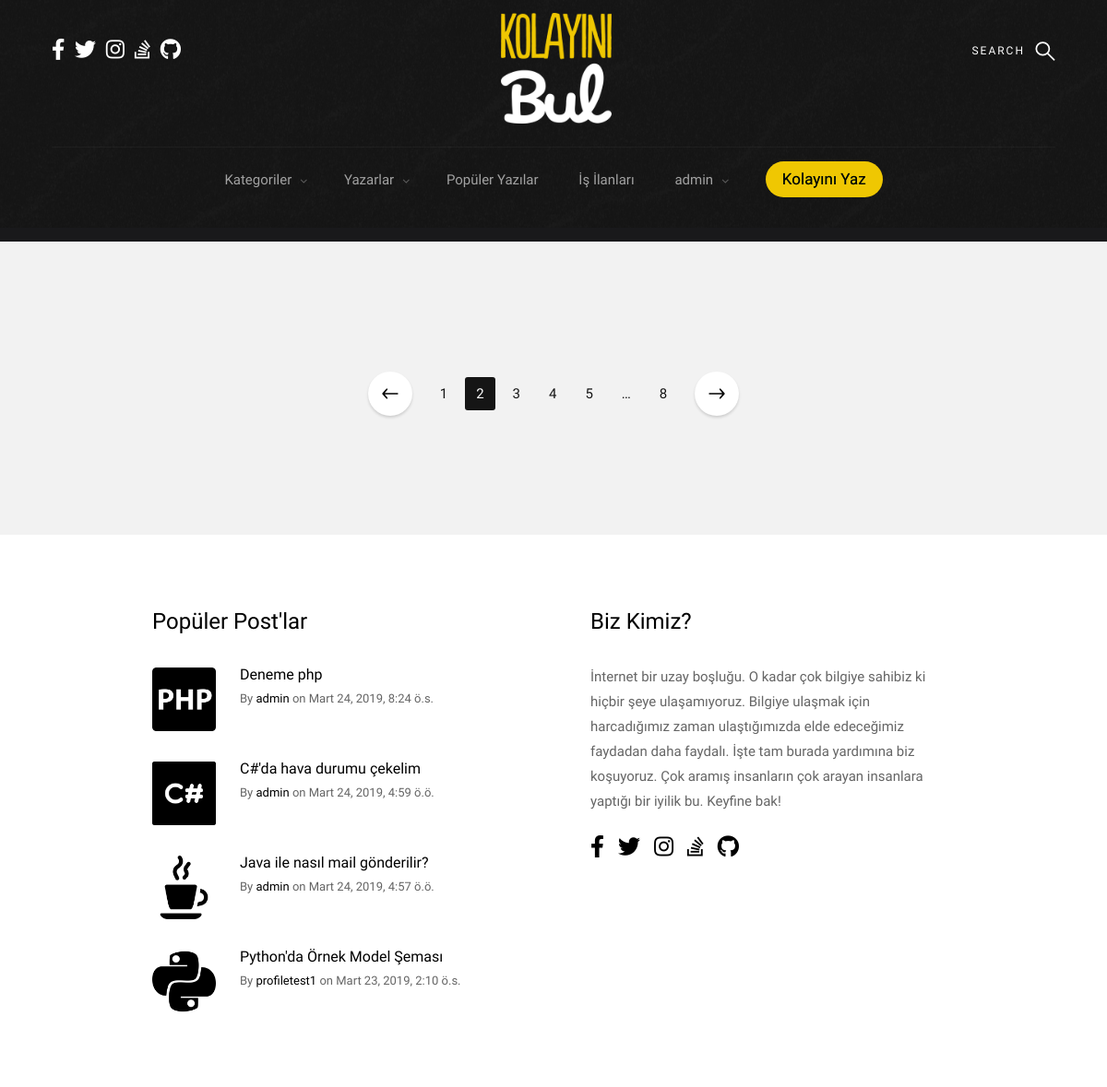
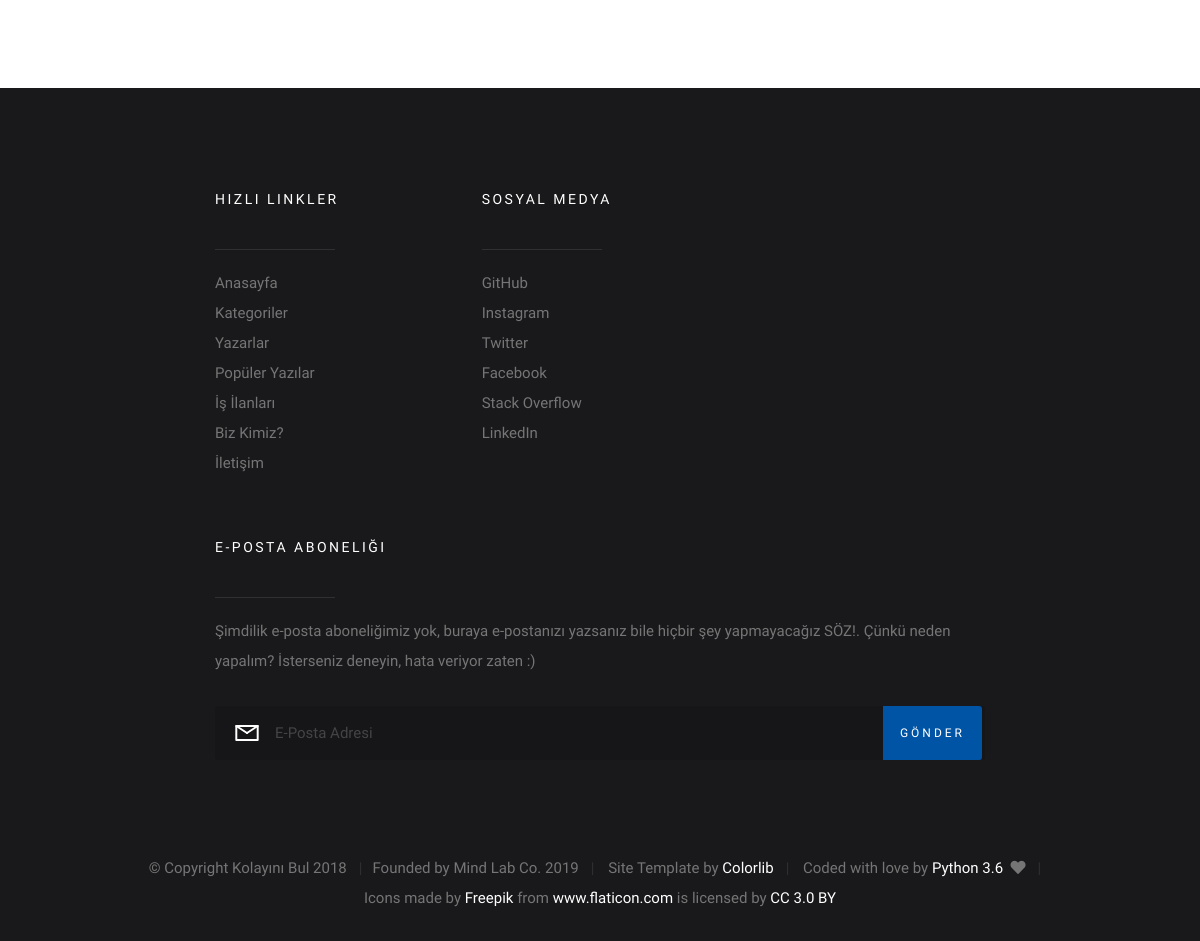
The app's page /search/ (signed in) with its own data (2 pictures, top to bottom).
### blog/models.py (models this page shows, shortened)
class Post(models.Model):
    author = models.ForeignKey("auth.User", on_delete=models.CASCADE, verbose_name="Author")
    category = models.ForeignKey("Category", on_delete=models.CASCADE, verbose_name="Category Name")
    sub_category = models.ForeignKey("SubCategory", on_delete=models.CASCADE, verbose_name="Sub-Category Name",
                                     related_name="sub_category")
    title = models.CharField(max_length=50, verbose_name="Post Title")
    slug = models.SlugField(max_length=55, blank=True, null=True)
    description = RichTextField(max_length=100000, null=False)
    image = models.ImageField(upload_to='story_images/', null=True, blank=True,
                              default='')
    created_date = models.DateTimeField(auto_now_add=True, verbose_name="Created Date")
    updated_date = models.DateTimeField(blank=True, null=True, verbose_name="Updated Date")
    verified_date = models.DateTimeField(auto_now_add=True, verbose_name="Verified Date")
    STATUS_DRAFT = 1
    STATUS_PUBLISHED = 2
    STATUS_ARCHIVED = 3
    STATUS_DEACTIVATED = 4
    STATUSES = (
        (STATUS_DRAFT, 'Taslak'),
        (STATUS_PUBLISHED, 'Yayında'),
        (STATUS_ARCHIVED, 'Arşivlendi'),
        (STATUS_DEACTIVATED, 'Kaldırıldı')
    )
    active_post = models.SmallIntegerField(choices=STATUSES, default="2")
    tag = models.ManyToManyField(SubCategory)

class SubCategory(models.Model):
    category_name = models.ForeignKey(Category, on_delete=models.CASCADE, null=True, related_name='subcategories')
    sub_category_name = models.CharField(max_length=50, verbose_name="Sub-Category Name")
    sub_category_image = models.FileField(upload_to='sub_category_images/', null=True, blank=True)
    def __str__(self):
        return self.sub_category_name

### base_pages/views.py (the view)
# urls.py: path('search/', base_pages_view.search_view, name="search_view"),
def search_view(request):
    context = {}
    if request.method == "GET":
        search_key = request.GET.get("s")
        print(search_key)
        if search_key:
            context["searching_posts"] = Post.objects.filter(active_post="2").filter(
                Q(title__icontains=search_key) | Q(description__icontains=search_key)
            )
    return render(request, "help_pages/search.html", context)

### base_pages/views.py (called while the page is built)
def categories(request):
    categories = Category.objects.all()
    context = {
        "categories": categories,
    }
    return context

def footerpost(request):
    footer_post = Post.objects.filter(active_post="2").order_by('-created_date')
    context = {
        "footer_post": footer_post,
    }
    return context

### blog/templatetags/my_filters.py (called while the page is built)
@register.filter()
def upfirstletter(value):
    first = value[0] if len(value) > 0 else ''
    remaining = value[1:] if len(value) > 1 else ''
    return first.upper() + remaining

### templates/help_pages/search.html (shortened to what this page needs)
{% extends "base/layout.html" %}
{% load static %}
{% block body %}
    <section class="s-content">
        <div class="row masonry-wrap">
        </div>
        <div class="row">
            <div class="col-full">
                <nav class="pgn">
                    <ul>
                        <li><a class="pgn__prev" href="#0">Prev</a></li>
                        <li><a class="pgn__num" href="#0">1</a></li>
                        <li><span class="pgn__num current">2</span></li>
                        <li><a class="pgn__num" href="#0">3</a></li>
                        <li><a class="pgn__num" href="#0">4</a></li>
                        <li><a class="pgn__num" href="#0">5</a></li>
                        <li><span class="pgn__num dots">…</span></li>
                        <li><a class="pgn__num" href="#0">8</a></li>
                        <li><a class="pgn__next" href="#0">Next</a></li>
                    </ul>
                </nav>
            </div>
        </div>
    </section>
{% endblock body %}

### templates/base/components/navbar.html (shortened to what this page needs)
{% load static %}
<body id="top">
<section class="s-pageheader s-pageheader--home">
    <header class="header">
        <div class="header__content row">
            <div class="header__logo">
                <a class="logo" href="{% url "index" %}">
                    <img class="masaustuLogo" style="width: 120px; height: 120px"
                         src="{% static 'logo/1781596764_b4fdb39e-54f8-49cd-b7db-7fe8b753a9f5 (1).png' %}"
                         alt="Homepage">
                </a>
            </div>
            <ul class="header__social">
                <li>
                    <a href="" target="_blank"><i class="fab fa-facebook-f"></i></a>
                </li>
                <li>
                    <a href="https://twitter.com/kolayinibul" target="_blank"><i class="fab fa-twitter"></i></a>
                </li>
                <li>
                    <a href="https://www.instagram.com/kolayinibul" target="_blank"><i class="fab fa-instagram"></i></a>
                </li>
                <li>
                    <a href="#0" target="_blank"><i class="fab fa-stack-overflow"></i></a>
                </li>
                <li>
                    <a href="" target="_blank"><i class="fab fa-github"></i></a>
                </li>
            </ul>
            <a class="header__search-trigger" href="#0"></a>
            <nav class="header__nav-wrap">
                <ul class="header__nav">
                    <li class="has-children">
                        <a href="#0" title="">Kategoriler</a>
                    </li>
                    <li class="has-children">
                        <a href="#0" title="">Yazarlar</a>
                    </li>
                    <li><a href="about.html" title="">Popüler Yazılar</a></li>
                    <li><a href="{% url 'job_page_coming_soon' %}" title="">İş İlanları</a></li>
                    {% if request.user.is_authenticated %}
                        <li class="has-children">
                            <a href="#0" title="">{{ request.user.username }}</a>
                        </li>
                    {% else %}
                        <li><a href="{% url 'user:login' %}" title="">Giriş Yap</a></li>
                        <li><a href="{% url 'user:sign_up' %}" title="">Kayıt Ol</a></li>
                    {% endif %}
            <li>
                            <a href="{% url 'posts:add_post' %}" class="writeButton" style="color:#000000">Kolayını
                                Yaz</a>
                        </li>
</ul>
            </nav>
        </div>
    </header>
    <hr>
    {% url 'index' as current_url %}
</section>

### templates/base/components/s-extra-footer-top.html
{% load static %}
{% load my_filters %}
<section class="s-extra">
    <div class="row top">
        <div class="col-eight md-six tab-full popular">
            <h3>Popüler Post'lar</h3>
            <div class="block-1-2 block-m-full popular__posts">
                {% for post in footer_post|slice:":6" %}
                    <article class="col-block popular__post">
                        <a href="#0" class="popular__thumb">
                            <img src="{{ post.sub_category.sub_category_image.url }}" alt="">
                        </a>
                        <h5><a href="{% url 'posts:detail' slug=post.slug %}">{{ post.title|safe|upfirstletter }}</a></h5>
                        <section class="popular__meta">
                            <span class="popular__author"><span>By</span> <a href="{% url 'user:profile' slug=post.author %}">{{ post.author }}</a></span>
                            <span class="popular__date"><span>on</span> <time
                                    datetime="2017-12-19">{{ post.created_date }}</time></span>
                        </section>
                    </article>
                {% endfor %}
            </div>
        </div>
        <div class="col-four md-six tab-full about">
            <h3>Biz Kimiz?</h3>
            <p>
                İnternet bir uzay boşluğu. O kadar çok bilgiye sahibiz ki hiçbir şeye ulaşamıyoruz. Bilgiye ulaşmak için
                harcadığımız zaman ulaştığımızda elde edeceğimiz faydadan daha faydalı. İşte tam burada
                yardımına biz koşuyoruz. Çok aramış insanların çok arayan insanlara yaptığı bir iyilik bu. Keyfine bak!
            </p>
            <ul class="about__social">
                <li>
                    <a href="" target="_blank"><i class="fab fa-facebook-f"></i></a>
                </li>
                <li>
                    <a href="https://twitter.com/kolayinibul" target="_blank"><i class="fab fa-twitter"></i></a>
                </li>
                <li>
                    <a href="https://www.instagram.com/kolayinibul" target="_blank"><i class="fab fa-instagram"></i></a>
                </li>
                <li>
                    <a href="#0" target="_blank"><i class="fab fa-stack-overflow"></i></a>
                </li>
                <li>
                    <a href="" target="_blank"><i class="fab fa-github"></i></a>
                </li>
            </ul>
        </div>
    </div>
</section>

### static/css/base.css (style rules this page uses)
body { margin: 0; }
article, aside, footer, header, nav, section { display: block; }
hr { box-sizing: content-box; height: 0; overflow: visible; }
a { background-color: transparent; -webkit-text-decoration-skip: objects; }
img { border-style: none; }
*, *::before, *::after { box-sizing: inherit; }
body { font-weight: normal; line-height: 1; word-wrap: break-word; text-rendering: optimizeLegibility; -webkit-overflow-scrolling: touch; -webkit-text-size-adjust: none; }
body, input, button { -moz-osx-font-smoothing: grayscale; -webkit-font-smoothing: antialiased; }
img, video { max-width: 100%; height: auto; }
div, dl, dt, dd, ul, ol, li, h1, h2, h3, h4, h5, h6, pre, form, p, blockquote, th, td { margin: 0; padding: 0; }
h1, h2, h3, h4, h5, h6 { -webkit-font-smoothing: auto; -webkit-font-smoothing: antialiased; -webkit-font-variant-ligatures: common-ligatures; -moz-font-variant-ligatures: common-ligatures; font-variant-ligatures: common-ligatures; text-rendering: optimizeLegibility; }
em, i { font-style: italic; line-height: inherit; }
ol, ul { list-style: none; }
li { display: block; }
a { text-decoration: none; line-height: inherit; }
a img { border: none; }
.row { width: 94%; max-width: 1200px; margin: 0 auto; }
.row:after { content: ""; display: table; clear: both; }
[class*="col-"] { float: left; padding: 0 20px; }
.col-four, .col-1-3 { width: 33.33333%; }
.col-eight, .col-2-3 { width: 66.66667%; }
.col-twelve, .col-full { width: 100%; }
@media only screen and (max-width: 1200px) { [class*="col-"] { padding: 0 15px; } }
@media only screen and (max-width: 1200px) { .md-six, .md-1-2 { width: 50%; } }
[class*="block-"]:after { content: ""; display: table; clear: both; }
.block-1-2 .col-block { width: 50%; }
.block-1-6 .col-block:nth-child(6n + 1), .block-1-5 .col-block:nth-child(5n + 1), .block-1-4 .col-block:nth-child(4n + 1), .block-1-3 .col-block:nth-child(3n + 1), .block-1-2 .col-block:nth-child(2n + 1) { clear: both; }
@media only screen and (max-width: 1200px) { .block-m-full .col-block { width: 100%; clear: both; } }
@media only screen and (max-width: 1200px) { [class*="block-m-"] .col-block:nth-child(n) { clear: none; } }

### records on screen
Post: sub_category.sub_category_image (picture), title|upfirstletter "Deneme php", author "admin", created_date "Mart 24, 2019, 8:24 ö.s."
Post: sub_category.sub_category_image (picture), title|upfirstletter "C#'da hava durumu çekelim", author "admin", created_date "Mart 24, 2019, 4:59 ö.ö."
Post: sub_category.sub_category_image (picture), title|upfirstletter "Java ile nasıl mail gönderilir?", author "admin", created_date "Mart 24, 2019, 4:57 ö.ö."
Post: sub_category.sub_category_image (picture), title|upfirstletter "Python'da Örnek Model Şeması", author "profiletest1", created_date "Mart 23, 2019, 2:10 ö.s."

### other values on screen
{{ request.user.username }} "admin"
